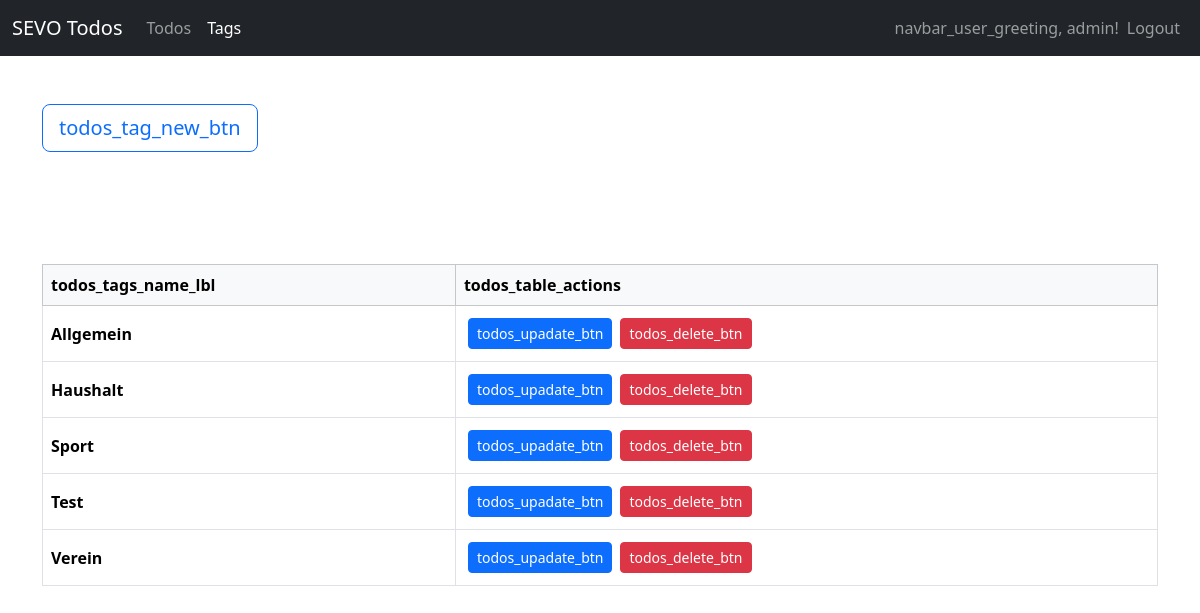
The app's page /tags/ (signed in), older data.
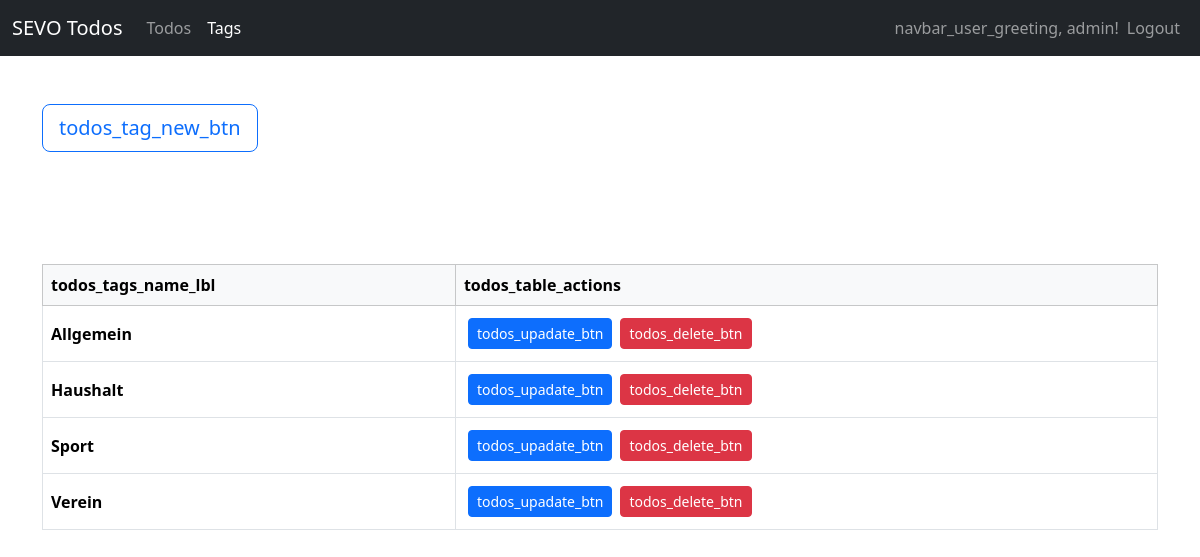
The same page, newer data.
### todos/models.py (models this page shows, shortened)
class Tag(models.Model):
    user = models.ForeignKey(User, on_delete=models.CASCADE)
    name = models.CharField(max_length=100)
    class Meta:
        ordering = ["name"]

### todos/views/tag_views.py (the view)
# urls.py: path("tags/", tag_views.tag_index, name="todos-tag-index"),
def tag_index(request):
    if not request.user.is_authenticated:
        return helpers.not_auth_redirect()
    tags = models.Tag.objects.all()
    current_user = request.user
    tags = tags.filter(user=current_user)
    return render(request, "todos/tag/index.html", {
        "title": _("tag_index_title"),
        "tags": tags
    })

### todos/templates/todos/tag/index.html (shortened to what this page needs)
{% extends "base_main.html" %}
{% load i18n %}
{% block header %}
    <div class="container py-5">
        <div class="row">
            <div class="col-lg-12">
                <a class="btn btn-outline-primary btn-lg mb-3" href="{% url "todos-tag-new" %}">{% trans "todos_tag_new_btn" %}</a>
            </div>
        </div>
    </div>
{% endblock %}
{% block main %}
    {% include "todos/tag/partials/_table_list.html" %}
{%  endblock %}

### todos/templates/todos/tag/partials/_table_list.html
{% load i18n %}
<div class="table-responsive">
    <table class="table table-bordered align-middle">
        <thead class="table-light">
        <tr>
            <th scope="col">{% trans "todos_tags_name_lbl" %}</th>
            <th scope="col">{% trans "todos_table_actions" %}</th>
        </tr>
        </thead>
        <tbody>
            {% for tag in tags %}
                <tr>
                    <th scope="row">
                        {{ tag.name }}
                    </th>
                    <td>
                        <div class="d-flex justify-content-start align-content-center">
                            <a class="btn btn-primary btn-sm d-block m-1" href="{% url "todos-tag-update" id=tag.id %}">{% trans "todos_upadate_btn" %}</a>
                            <a class="btn btn-danger btn-sm d-block m-1" href="{% url "todos-tag-delete" id=tag.id %}">{% trans "todos_delete_btn" %}</a>
                        </div>
                    </td>
                </tr>
            {% endfor %}
        </tbody>
    </table>
</div>

Row changes from the older to the newer data that the page shows:
removed Tag: name "Test"
